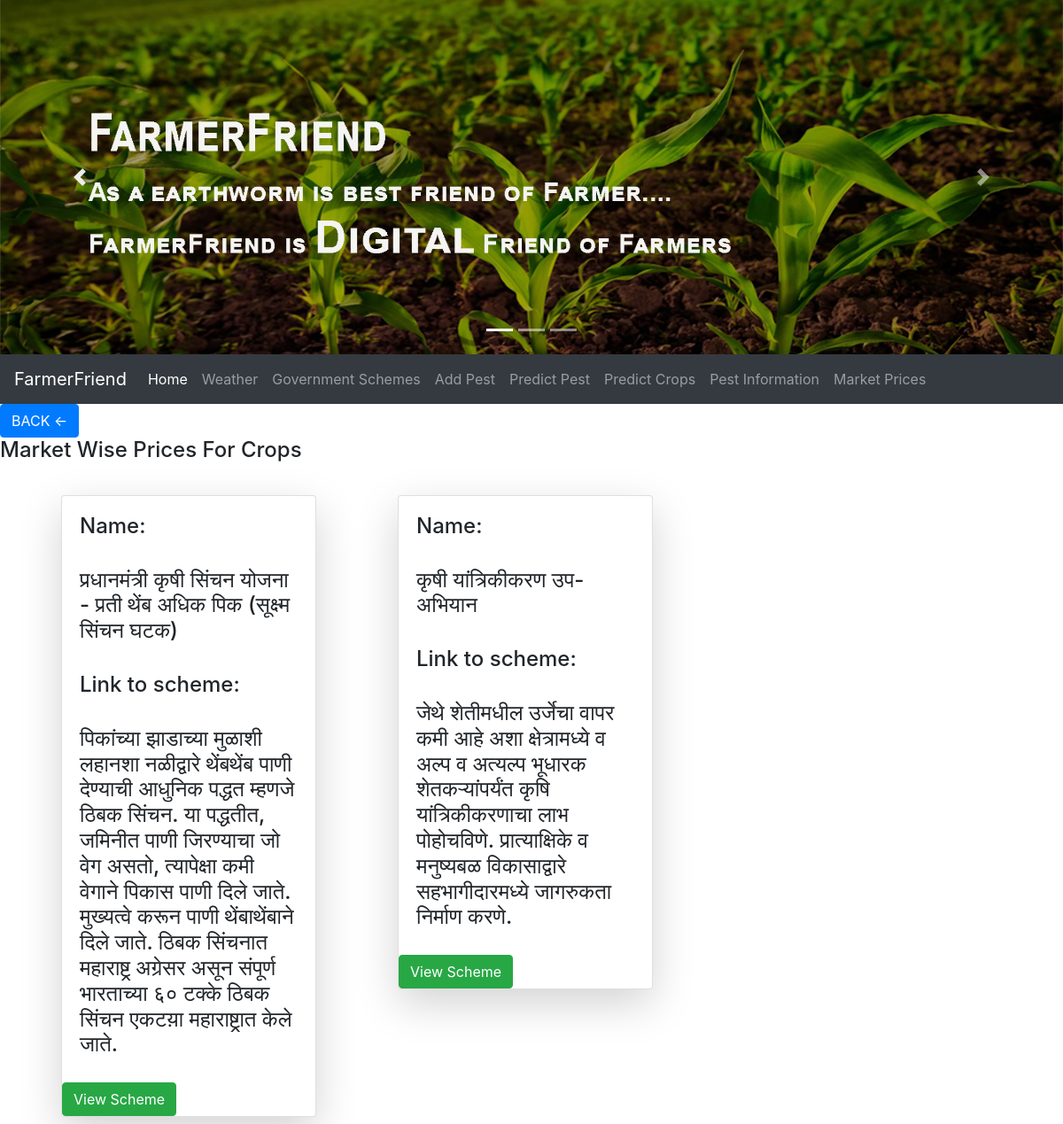
The page /govtschemes on the database its author committed.
### accounts/models.py (models this page shows, shortened)
class LoanSchemeForFarmers(models.Model):
    loan_id=models.AutoField
    info=models.TextField()
    scheme_name=models.CharField(max_length=200)

### accounts/views.py (the view)
# urls.py: path('govtschemes', views.govtschemes,name='govtschemes'),
def govtschemes(request):
    l=LoanSchemeForFarmers.objects.values('scheme_name','info')
    lis=[]
    for i in l:
        lis.append(i)
    dic={'dic':lis}
    print(dic)
    return render(request,'accounts/govschemes.html',dic)

### accounts/templates/accounts/govschemes.html (shortened to what this page needs)
{% extends 'accounts/FarmerPage.html' %}
{% block body %}
{% if dic %}
    <a href="predictMPG"><button class="btn btn-primary cart">BACK <-</button></a>
	<h4 class="card-title">Market Wise Prices For Crops</h4>
	<br>
         <div class="container">
             <div class="row ">
              {% for i in dic %}
                     <div class="col-sm-4">
                         <div class="card shadow-lg mb-2 bg-white rounded ml-4" style="width: 18rem;">
                             <div class="card-body">
                                 <h4>Name: </h4>
                                 <br>
                                 <h4>{{i.scheme_name}}</h4>
                                 <br>
                                 <h4>Link to scheme:</h4>
                                 <br>
                                 <h4>{{i.info}}</h4>
                             </div>
                             <form action="/schemepmkisan" method="post">
                                 <button type="submit" value="submit" class="btn btn-success scart">View Scheme</button>
                             </form>
                       </div>
                    </div>
               {% endfor %}
         </div>
    </div>
	{% endif %}
{% endblock %}

### rows shown on the page
LoanSchemeForFarmers: scheme_name "प्रधानमंत्री कृषी सिंचन योजना - प्रती थेंब अधिक पिक (सूक्ष्म सिंचन घटक)", info "पिकांच्या झाडाच्या मुळाशी लहानशा नळीद्वारे थेंबथेंब पाणी देण्याची आधुनिक पद्धत म्हणजे ठिबक सिंचन. या पद्धतीत, जमिनीत पाणी जिरण्याचा जो वेग असतो, त्यापेक्षा कमी वेगाने पिकास पाणी दिले जाते. मुख्यत्वे करून पाणी थेंबाथेंबाने दिले जाते. ठिबक सिंचनात महाराष्ट्र अग्रेसर असून संपूर्ण भारताच्या ६० टक्के ठिबक सिंचन एकटय़ा महाराष्ट्रात केले जाते."
LoanSchemeForFarmers: scheme_name "कृषी यांत्रिकीकरण उप-अभियान", info "जेथे शेतीमधील उर्जेचा वापर कमी आहे अशा क्षेत्रामध्ये व अल्प व अत्यल्प भूधारक शेतकऱ्यांपर्यंत कृषि यांत्रिकीकरणाचा लाभ पोहोचविणे. प्रात्याक्षिके व मनुष्यबळ विकासाद्वारे सहभागीदारमध्ये जागरुकता निर्माण करणे."
